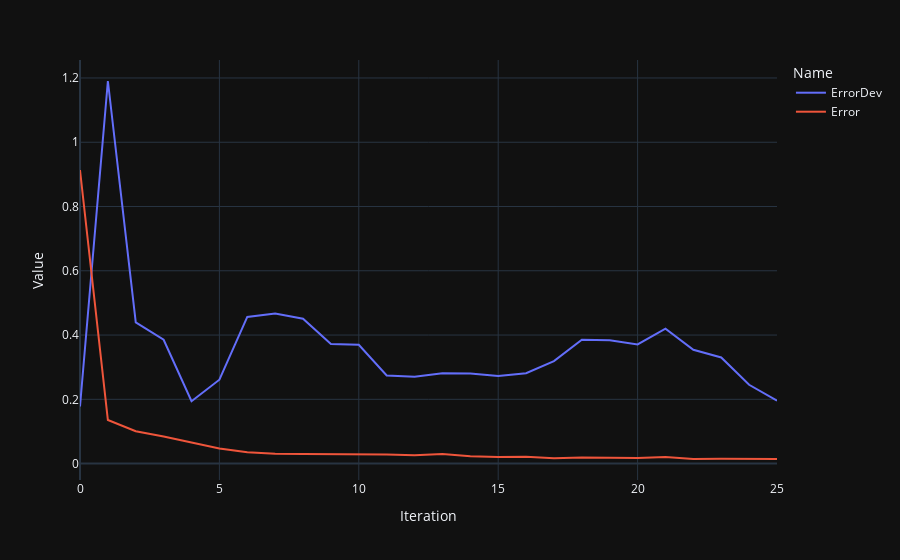

This figure's notebook cell:
### Code cell
px.line(model0.trainingData, x='Iteration', y='Value', color='Name')

### Figure 1 — Plotly figure (JSON) as saved in the notebook; plotly's stock layout.template omitted (floating-point values rounded to 4 significant figures)
{"data": [{"hovertemplate": "Name=ErrorDev<br>Iteration=%{x}<br>Value=%{y}<extra></extra>", "legendgroup": "ErrorDev", "line": {"color": "#636efa", "dash": "solid"}, "marker": {"symbol": "circle"}, "mode": "lines", "name": "ErrorDev", "orientation": "v", "showlegend": true, "x": [0, 1, 2, 3, 4, 5, 6, 7, 8, 9, 10, 11, 12, 13, 14, 15, 16, 17, 18, 19, 20, 21, 22, 23, 24, 25], "xaxis": "x", "y": [0.1779, 1.191, 0.4393, 0.3854, 0.1939, 0.261, 0.4563, 0.4673, 0.451, 0.372, 0.3697, 0.2743, 0.27, 0.2809, 0.2805, 0.2729, 0.2812, 0.3189, 0.3853, 0.384, 0.3708, 0.4201, 0.3541, 0.3302, 0.2452, 0.1956], "yaxis": "y", "type": "scatter"}, {"hovertemplate": "Name=Error<br>Iteration=%{x}<br>Value=%{y}<extra></extra>", "legendgroup": "Error", "line": {"color": "#EF553B", "dash": "solid"}, "marker": {"symbol": "circle"}, "mode": "lines", "name": "Error", "orientation": "v", "showlegend": true, "x": [0, 1, 2, 3, 4, 5, 6, 7, 8, 9, 10, 11, 12, 13, 14, 15, 16, 17, 18, 19, 20, 21, 22, 23, 24, 25], "xaxis": "x", "y": [0.9134, 0.1356, 0.1008, 0.0843, 0.06545, 0.04715, 0.03524, 0.03056, 0.0301, 0.02989, 0.02976, 0.02839, 0.0258, 0.02994, 0.02272, 0.02069, 0.02162, 0.01675, 0.01863, 0.01734, 0.01702, 0.0203, 0.01453, 0.01504, 0.01515, 0.01427], "yaxis": "y", "type": "scatter"}], "layout": {"xaxis": {"anchor": "y", "domain": [0.0, 1.0], "title": {"text": "Iteration"}}, "yaxis": {"anchor": "x", "domain": [0.0, 1.0], "title": {"text": "Value"}}, "legend": {"title": {"text": "Name"}, "tracegroupgap": 0}, "margin": {"t": 60}}}
